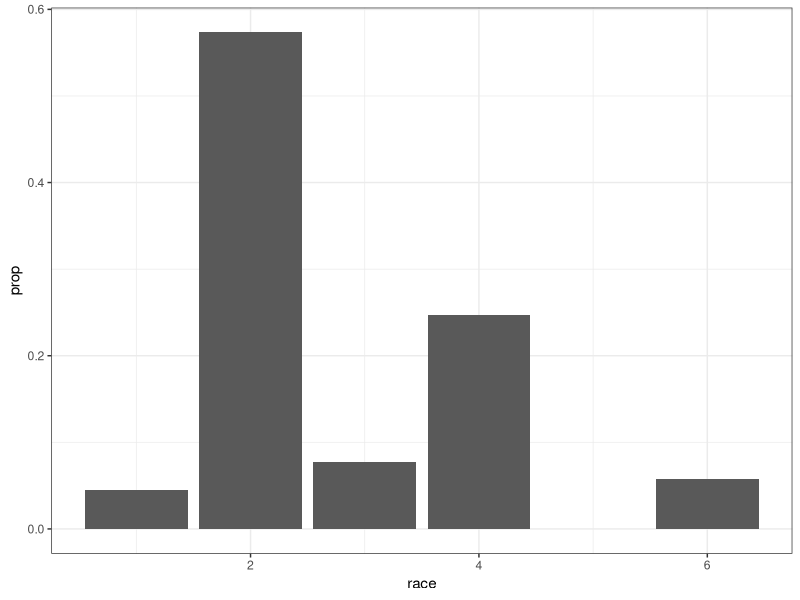
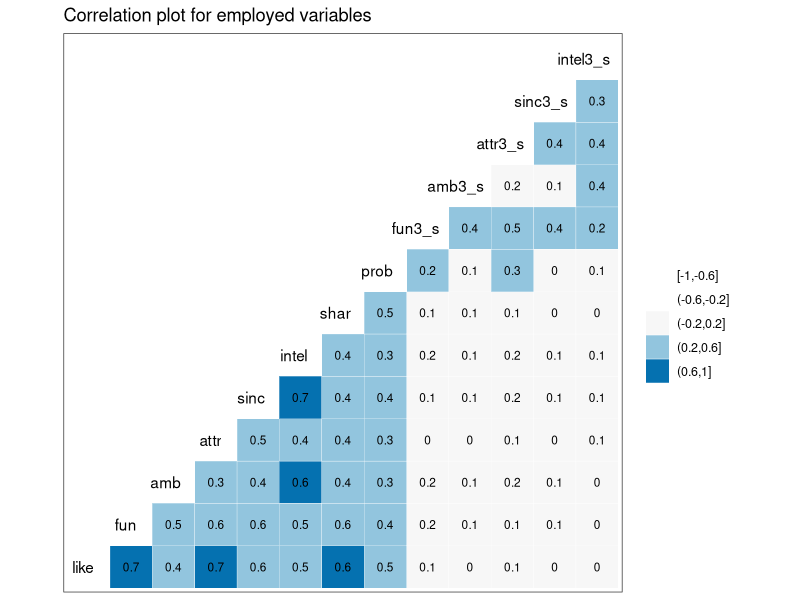
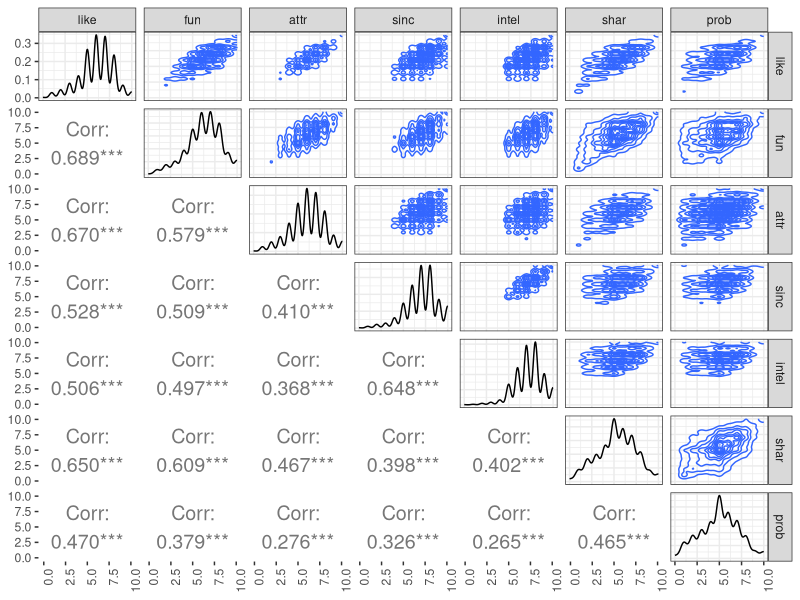
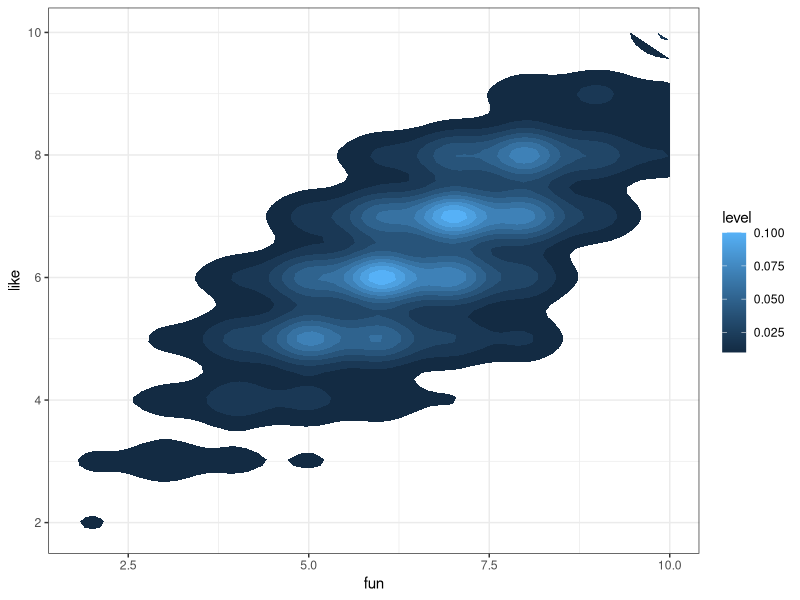
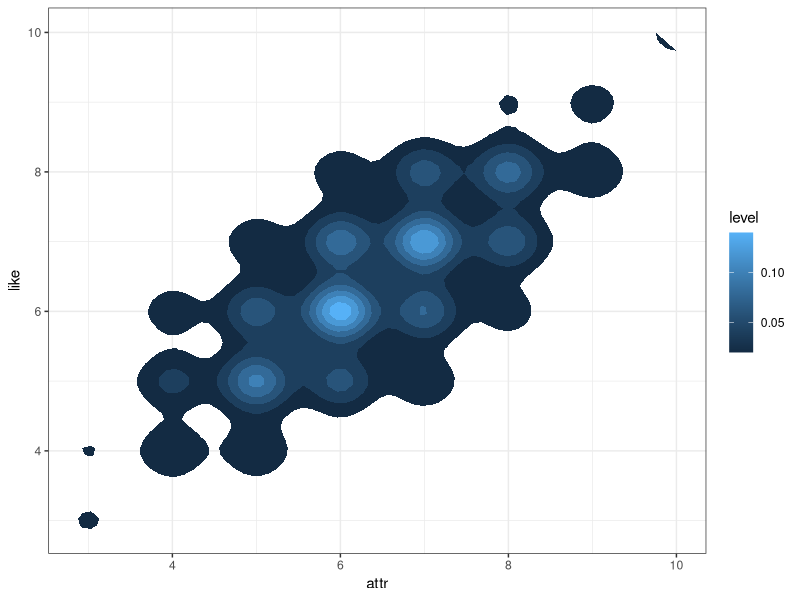
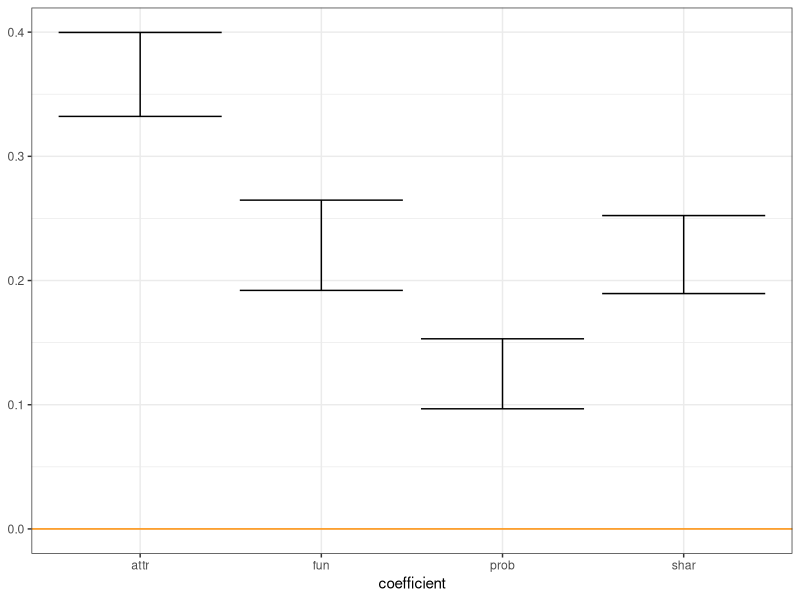
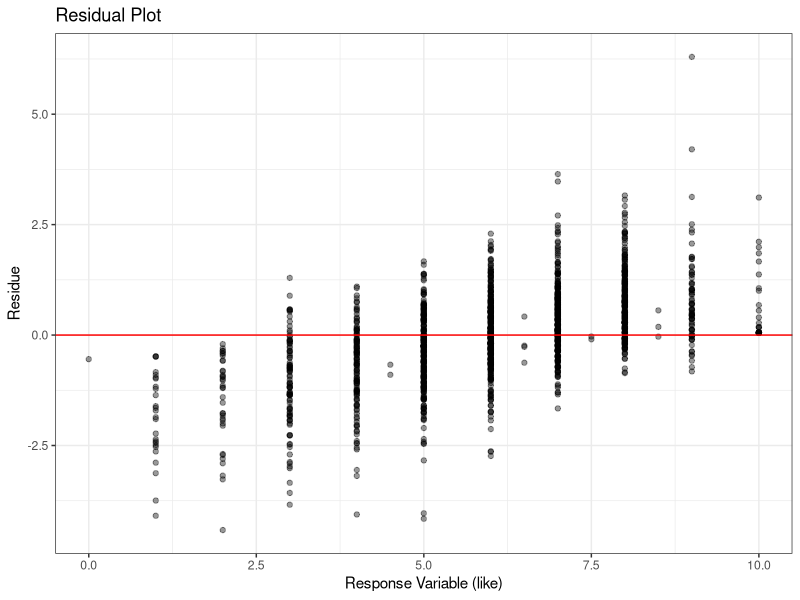
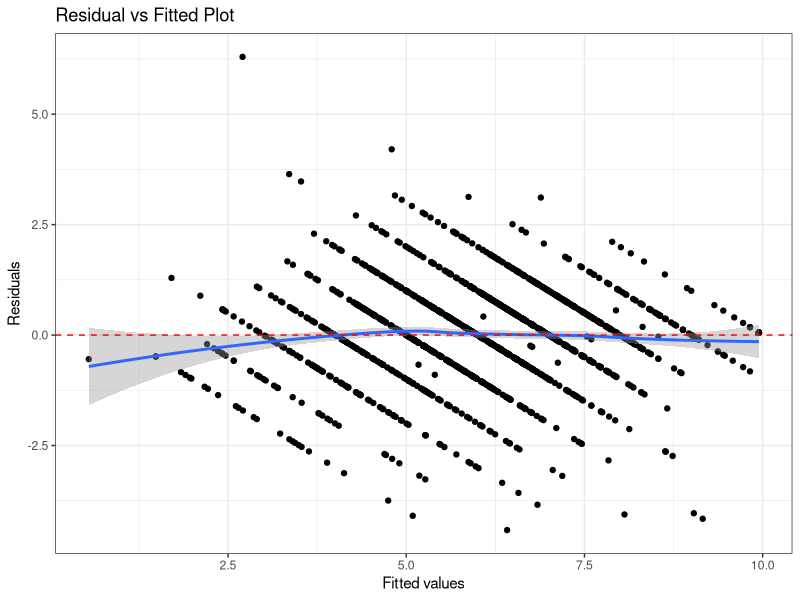

The R source for these figures, in order:
## ---- chunk 1
library(tidyverse)
library(ggfortify)
library(modelr)
library(GGally)
library(broom)
library(here)

theme_set(theme_bw())
## ---- chunk 2
data <- read_csv(here("data/speed-dating.csv"),
                 progress = FALSE,
                 col_types =cols(.default = col_integer(),
                                 int_corr = col_double(),
                                 field = col_character(),
                                 from = col_character(),
                                 career = col_character(),
                                 attr = col_double(),
                                 sinc = col_double(),
                                 intel = col_double(),
                                 fun = col_double(),
                                 amb = col_double(),
                                 shar = col_double(),
                                 like = col_double(),
                                 prob = col_double(),
                                 match_es = col_double(),
                                 attr3_s = col_double(),
                                 sinc3_s = col_double(),
                                 intel3_s = col_double(),
                                 fun3_s = col_double(),
                                 amb3_s = col_double())) %>%
  mutate( age_dif =abs(age - age_o))

data %>%
  glimpse()
## ---- chunk 3
data %>%
  na.omit(race) %>%
  ggplot(aes(race, ..prop..)) +
  geom_bar()
## ---- chunk 4
require(GGally)

temp <- data %>% 
  select(like,fun,amb,attr,sinc,intel,shar,prob,
         fun3_s,amb3_s,attr3_s,sinc3_s,intel3_s) %>% 
    na.omit()

ggcorr(temp, palette = "RdBu", label = TRUE,
       hjust = 0.75, label_size = 3, nbreaks = 5) +
  ggtitle("Correlation plot for employed variables")
## ---- chunk 5
temp <- data %>% 
  select(like,fun,attr,sinc,intel,shar,prob) %>% 
    na.omit()

ggpairs(temp, 
        upper = list(continuous = "density"), 
        lower = list(continuous = wrap("cor", size=5)),
        axisLabels = 'show',progress = F) +
  theme(axis.text.x = element_text(angle = 90, hjust = 1))
## ---- chunk 6
temp %>%
  ggplot(aes(fun, like)) +
   stat_density2d(aes(fill = ..level..), geom = "polygon")
## ---- chunk 7
temp %>%
  ggplot(aes(attr, like)) +
   stat_density2d(aes(fill = ..level..), geom = "polygon")
## ---- chunk 8
temp %>% ## Put predictors on same scale
   mutate_at(.vars = vars(fun,attr,sinc,intel,shar),
             .funs = funs(scale(.))) -> temp

temp %>% 
  sample_n(10)
## ---- chunk 9
t <- data %>% na.omit()
mod <- lm(like ~  fun + attr + shar + prob ,
          data = t)

glance(mod) 
## ---- chunk 10
tibble::as_tibble(rownames = "coefficient",
                  confint(mod)) 
## ---- chunk 11
tibble::as_tibble(rownames = "coefficient",
                  confint(mod)) %>%
  filter(coefficient != "(Intercept)") %>%
  ggplot(aes(coefficient,ymin = `2.5 %`, ymax = `97.5 %`)) +
  geom_errorbar() +
  geom_hline(yintercept = 0, colour = "darkorange")
## ---- chunk 12
t$mod.res <- resid(mod)
t$std.resid = rstandard(mod)

t %>%
  ggplot(aes(like, mod.res)) +
  geom_point(alpha = 0.4) +
  geom_hline(yintercept = 0,
             color = "red") +
  labs(x = "Response Variable (like)", y = "Residue") +
  ggtitle("Residual Plot")
## ---- chunk 13
mod %>%
  ggplot(aes(.fitted, .resid)) + 
  geom_point() +
  stat_smooth(method="loess") + 
  geom_hline(yintercept=0, col="red", linetype="dashed") + 
  xlab("Fitted values") + ylab("Residuals") + 
  ggtitle("Residual vs Fitted Plot")
## ---- chunk 14
y <- quantile(t$std.resid[!is.na(t$std.resid)], c(0.25, 0.75))
x <- qnorm(c(0.25, 0.75))
slope <- diff(y)/diff(x)
int <- y[1L] - slope * x[1L]

t %>%
  ggplot(aes(sample=std.resid)) +
  stat_qq(shape=1, size=3) +      # open circles
  labs(title="Normal Q-Q",        # plot title
  x="Theoretical Quantiles",      # x-axis label
  y="Standardized Residuals") +   # y-axis label
  geom_abline(slope = slope,
              intercept = int,
              linetype="dashed")  # dashed reference line
## ---- chunk 15
mod %>%
  ggplot(aes(.fitted, 
             sqrt(abs(.stdresid)))) + 
  geom_point(na.rm=TRUE) + 
  stat_smooth(method="loess",
              na.rm = TRUE) +
  labs(title = "Scale-Location",
       x= "Fitted Value",
       y = expression(sqrt("|Standardized residuals|")))
## ---- chunk 16
mod %>%
  ggplot(aes(.hat, .stdresid)) + 
  geom_point(aes(size=.cooksd), na.rm=TRUE) +
  stat_smooth(method="loess", na.rm=TRUE) +
  xlab("Leverage")+ylab("Standardized Residuals") + 
  ggtitle("Residual vs Leverage Plot") + 
  scale_size_continuous("Cook's Distance", range=c(1,5)) +    
  theme(legend.position="bottom")
## ---- chunk 17
mod %>%
  ggplot(aes(.hat, .cooksd)) + 
  geom_point(na.rm=TRUE) + 
  stat_smooth(method="loess", na.rm=TRUE) + 
  xlab("Leverage hii")+ylab("Cook's Distance") + 
  ggtitle("Cook's dist vs Leverage hii/(1-hii)") + 
  geom_abline(slope=seq(0,3,0.5), color="gray", linetype="dashed")
